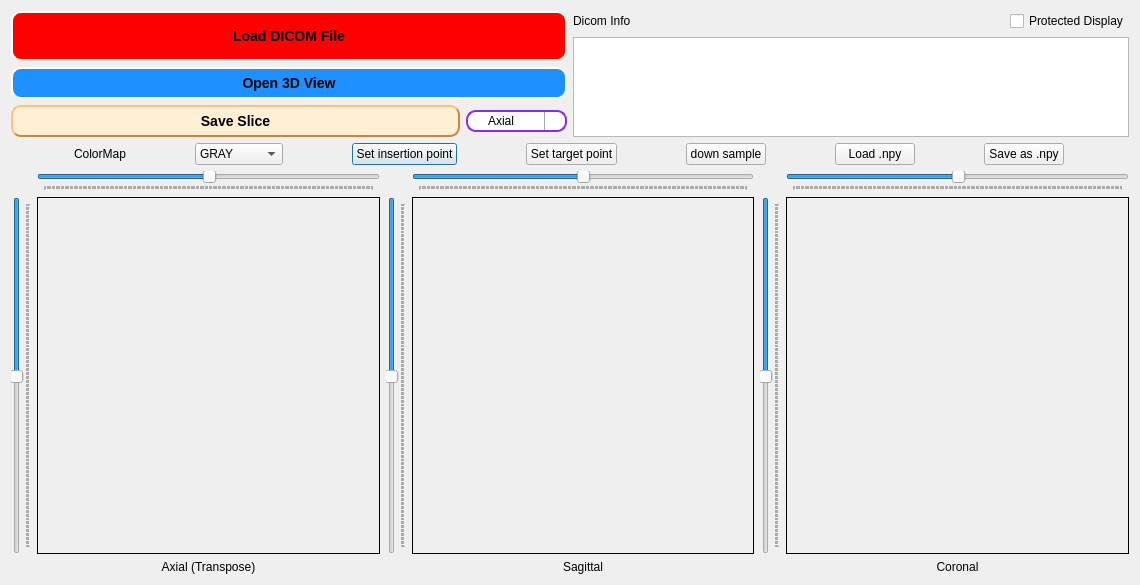
<?xml version="1.0" encoding="UTF-8"?>
<ui version="4.0">
 <class>Dialog</class>
 <widget class="QDialog" name="Dialog">
  <property name="windowModality">
   <enum>Qt::NonModal</enum>
  </property>
  <property name="geometry">
   <rect>
    <x>0</x>
    <y>0</y>
    <width>1140</width>
    <height>585</height>
   </rect>
  </property>
  <property name="minimumSize">
   <size>
    <width>995</width>
    <height>0</height>
   </size>
  </property>
  <property name="windowTitle">
   <string>Dialog</string>
  </property>
  <layout class="QGridLayout" name="gridLayout">
   <item row="3" column="0">
    <layout class="QHBoxLayout" name="horizontalLayout_5">
     <item>
      <layout class="QGridLayout" name="axialGrid">
       <item row="1" column="1">
        <layout class="QVBoxLayout" name="axial_vBox">
         <property name="spacing">
          <number>7</number>
         </property>
         <item>
          <layout class="QHBoxLayout" name="axial_hBox">
           <item>
            <widget class="QPaintLabel3" name="imgLabel_1">
             <property name="sizePolicy">
              <sizepolicy hsizetype="Expanding" vsizetype="Expanding">
               <horstretch>0</horstretch>
               <verstretch>0</verstretch>
              </sizepolicy>
             </property>
             <property name="minimumSize">
              <size>
               <width>1</width>
               <height>1</height>
              </size>
             </property>
             <property name="cursor">
              <cursorShape>CrossCursor</cursorShape>
             </property>
             <property name="frameShape">
              <enum>QFrame::Panel</enum>
             </property>
             <property name="frameShadow">
              <enum>QFrame::Plain</enum>
             </property>
             <property name="text">
              <string/>
             </property>
             <property name="alignment">
              <set>Qt::AlignCenter</set>
             </property>
            </widget>
           </item>
          </layout>
         </item>
        </layout>
       </item>
       <item row="1" column="0">
        <widget class="QSlider" name="axial_vSlider">
         <property name="enabled">
          <bool>true</bool>
         </property>
         <property name="sizePolicy">
          <sizepolicy hsizetype="Fixed" vsizetype="Preferred">
           <horstretch>0</horstretch>
           <verstretch>0</verstretch>
          </sizepolicy>
         </property>
         <property name="minimumSize">
          <size>
           <width>0</width>
           <height>1</height>
          </size>
         </property>
         <property name="cursor">
          <cursorShape>SplitVCursor</cursorShape>
         </property>
         <property name="focusPolicy">
          <enum>Qt::NoFocus</enum>
         </property>
         <property name="layoutDirection">
          <enum>Qt::LeftToRight</enum>
         </property>
         <property name="maximum">
          <number>255</number>
         </property>
         <property name="pageStep">
          <number>9</number>
         </property>
         <property name="value">
          <number>128</number>
         </property>
         <property name="sliderPosition">
          <number>128</number>
         </property>
         <property name="tracking">
          <bool>true</bool>
         </property>
         <property name="orientation">
          <enum>Qt::Vertical</enum>
         </property>
         <property name="invertedAppearance">
          <bool>true</bool>
         </property>
         <property name="invertedControls">
          <bool>false</bool>
         </property>
         <property name="tickPosition">
          <enum>QSlider::TicksBelow</enum>
         </property>
         <property name="tickInterval">
          <number>1</number>
         </property>
        </widget>
       </item>
       <item row="0" column="1">
        <widget class="QSlider" name="axial_hSlider">
         <property name="sizePolicy">
          <sizepolicy hsizetype="Expanding" vsizetype="Fixed">
           <horstretch>0</horstretch>
           <verstretch>0</verstretch>
          </sizepolicy>
         </property>
         <property name="minimumSize">
          <size>
           <width>1</width>
           <height>0</height>
          </size>
         </property>
         <property name="cursor">
          <cursorShape>SplitHCursor</cursorShape>
         </property>
         <property name="focusPolicy">
          <enum>Qt::NoFocus</enum>
         </property>
         <property name="styleSheet">
          <string notr="true"/>
         </property>
         <property name="maximum">
          <number>255</number>
         </property>
         <property name="value">
          <number>128</number>
         </property>
         <property name="tracking">
          <bool>true</bool>
         </property>
         <property name="orientation">
          <enum>Qt::Horizontal</enum>
         </property>
         <property name="invertedAppearance">
          <bool>false</bool>
         </property>
         <property name="tickPosition">
          <enum>QSlider::TicksBelow</enum>
         </property>
         <property name="tickInterval">
          <number>1</number>
         </property>
        </widget>
       </item>
       <item row="2" column="1">
        <widget class="QLabel" name="label">
         <property name="sizePolicy">
          <sizepolicy hsizetype="Expanding" vsizetype="Preferred">
           <horstretch>0</horstretch>
           <verstretch>0</verstretch>
          </sizepolicy>
         </property>
         <property name="text">
          <string>Axial (Transpose)</string>
         </property>
         <property name="alignment">
          <set>Qt::AlignCenter</set>
         </property>
        </widget>
       </item>
      </layout>
     </item>
     <item>
      <layout class="QGridLayout" name="saggitalGrid">
       <item row="0" column="1">
        <widget class="QSlider" name="sagittal_hSlider">
         <property name="sizePolicy">
          <sizepolicy hsizetype="Expanding" vsizetype="Fixed">
           <horstretch>0</horstretch>
           <verstretch>0</verstretch>
          </sizepolicy>
         </property>
         <property name="minimumSize">
          <size>
           <width>1</width>
           <height>0</height>
          </size>
         </property>
         <property name="cursor">
          <cursorShape>SplitHCursor</cursorShape>
         </property>
         <property name="focusPolicy">
          <enum>Qt::NoFocus</enum>
         </property>
         <property name="styleSheet">
          <string notr="true"/>
         </property>
         <property name="maximum">
          <number>255</number>
         </property>
         <property name="value">
          <number>128</number>
         </property>
         <property name="tracking">
          <bool>true</bool>
         </property>
         <property name="orientation">
          <enum>Qt::Horizontal</enum>
         </property>
         <property name="invertedAppearance">
          <bool>false</bool>
         </property>
         <property name="tickPosition">
          <enum>QSlider::TicksBelow</enum>
         </property>
         <property name="tickInterval">
          <number>1</number>
         </property>
        </widget>
       </item>
       <item row="1" column="0">
        <widget class="QSlider" name="sagittal_vSlider">
         <property name="enabled">
          <bool>true</bool>
         </property>
         <property name="sizePolicy">
          <sizepolicy hsizetype="Fixed" vsizetype="Preferred">
           <horstretch>0</horstretch>
           <verstretch>0</verstretch>
          </sizepolicy>
         </property>
         <property name="minimumSize">
          <size>
           <width>0</width>
           <height>1</height>
          </size>
         </property>
         <property name="cursor">
          <cursorShape>SplitVCursor</cursorShape>
         </property>
         <property name="focusPolicy">
          <enum>Qt::NoFocus</enum>
         </property>
         <property name="layoutDirection">
          <enum>Qt::LeftToRight</enum>
         </property>
         <property name="maximum">
          <number>255</number>
         </property>
         <property name="pageStep">
          <number>9</number>
         </property>
         <property name="value">
          <number>128</number>
         </property>
         <property name="sliderPosition">
          <number>128</number>
         </property>
         <property name="tracking">
          <bool>true</bool>
         </property>
         <property name="orientation">
          <enum>Qt::Vertical</enum>
         </property>
         <property name="invertedAppearance">
          <bool>true</bool>
         </property>
         <property name="invertedControls">
          <bool>false</bool>
         </property>
         <property name="tickPosition">
          <enum>QSlider::TicksBelow</enum>
         </property>
         <property name="tickInterval">
          <number>1</number>
         </property>
        </widget>
       </item>
       <item row="2" column="1">
        <widget class="QLabel" name="label_2">
         <property name="sizePolicy">
          <sizepolicy hsizetype="Expanding" vsizetype="Preferred">
           <horstretch>0</horstretch>
           <verstretch>0</verstretch>
          </sizepolicy>
         </property>
         <property name="text">
          <string>Sagittal</string>
         </property>
         <property name="alignment">
          <set>Qt::AlignCenter</set>
         </property>
        </widget>
       </item>
       <item row="1" column="1">
        <layout class="QVBoxLayout" name="saggital_vBox">
         <item>
          <layout class="QHBoxLayout" name="saggital_hBox">
           <item>
            <widget class="QPaintLabel3" name="imgLabel_2">
             <property name="sizePolicy">
              <sizepolicy hsizetype="Expanding" vsizetype="Expanding">
               <horstretch>0</horstretch>
               <verstretch>0</verstretch>
              </sizepolicy>
             </property>
             <property name="minimumSize">
              <size>
               <width>1</width>
               <height>1</height>
              </size>
             </property>
             <property name="cursor">
              <cursorShape>CrossCursor</cursorShape>
             </property>
             <property name="frameShape">
              <enum>QFrame::Panel</enum>
             </property>
             <property name="frameShadow">
              <enum>QFrame::Plain</enum>
             </property>
             <property name="text">
              <string/>
             </property>
            </widget>
           </item>
          </layout>
         </item>
        </layout>
       </item>
      </layout>
     </item>
     <item>
      <layout class="QGridLayout" name="coronalGrid">
       <item row="0" column="1">
        <widget class="QSlider" name="coronal_hSlider">
         <property name="sizePolicy">
          <sizepolicy hsizetype="Expanding" vsizetype="Fixed">
           <horstretch>0</horstretch>
           <verstretch>0</verstretch>
          </sizepolicy>
         </property>
         <property name="minimumSize">
          <size>
           <width>1</width>
           <height>0</height>
          </size>
         </property>
         <property name="cursor">
          <cursorShape>SplitHCursor</cursorShape>
         </property>
         <property name="focusPolicy">
          <enum>Qt::NoFocus</enum>
         </property>
         <property name="styleSheet">
          <string notr="true"/>
         </property>
         <property name="maximum">
          <number>255</number>
         </property>
         <property name="value">
          <number>128</number>
         </property>
         <property name="tracking">
          <bool>true</bool>
         </property>
         <property name="orientation">
          <enum>Qt::Horizontal</enum>
         </property>
         <property name="invertedAppearance">
          <bool>false</bool>
         </property>
         <property name="tickPosition">
          <enum>QSlider::TicksBelow</enum>
         </property>
         <property name="tickInterval">
          <number>1</number>
         </property>
        </widget>
       </item>
       <item row="1" column="0">
        <widget class="QSlider" name="coronal_vSlider">
         <property name="enabled">
          <bool>true</bool>
         </property>
         <property name="sizePolicy">
          <sizepolicy hsizetype="Fixed" vsizetype="Preferred">
           <horstretch>0</horstretch>
           <verstretch>0</verstretch>
          </sizepolicy>
         </property>
         <property name="minimumSize">
          <size>
           <width>0</width>
           <height>1</height>
          </size>
         </property>
         <property name="cursor">
          <cursorShape>SplitVCursor</cursorShape>
         </property>
         <property name="focusPolicy">
          <enum>Qt::NoFocus</enum>
         </property>
         <property name="layoutDirection">
          <enum>Qt::LeftToRight</enum>
         </property>
         <property name="maximum">
          <number>255</number>
         </property>
         <property name="pageStep">
          <number>9</number>
         </property>
         <property name="value">
          <number>128</number>
         </property>
         <property name="sliderPosition">
          <number>128</number>
         </property>
         <property name="tracking">
          <bool>true</bool>
         </property>
         <property name="orientation">
          <enum>Qt::Vertical</enum>
         </property>
         <property name="invertedAppearance">
          <bool>true</bool>
         </property>
         <property name="invertedControls">
          <bool>false</bool>
         </property>
         <property name="tickPosition">
          <enum>QSlider::TicksBelow</enum>
         </property>
         <property name="tickInterval">
          <number>1</number>
         </property>
        </widget>
       </item>
       <item row="2" column="1">
        <widget class="QLabel" name="label_3">
         <property name="sizePolicy">
          <sizepolicy hsizetype="Expanding" vsizetype="Preferred">
           <horstretch>0</horstretch>
           <verstretch>0</verstretch>
          </sizepolicy>
         </property>
         <property name="text">
          <string>Coronal</string>
         </property>
         <property name="alignment">
          <set>Qt::AlignCenter</set>
         </property>
        </widget>
       </item>
       <item row="1" column="1">
        <layout class="QVBoxLayout" name="coronal_vBox">
         <item>
          <layout class="QHBoxLayout" name="coronal_hBox">
           <item>
            <widget class="QPaintLabel3" name="imgLabel_3">
             <property name="sizePolicy">
              <sizepolicy hsizetype="Expanding" vsizetype="Expanding">
               <horstretch>0</horstretch>
               <verstretch>0</verstretch>
              </sizepolicy>
             </property>
             <property name="minimumSize">
              <size>
               <width>1</width>
               <height>1</height>
              </size>
             </property>
             <property name="cursor">
              <cursorShape>CrossCursor</cursorShape>
             </property>
             <property name="frameShape">
              <enum>QFrame::Panel</enum>
             </property>
             <property name="frameShadow">
              <enum>QFrame::Plain</enum>
             </property>
             <property name="text">
              <string/>
             </property>
            </widget>
           </item>
          </layout>
         </item>
        </layout>
       </item>
      </layout>
     </item>
    </layout>
   </item>
   <item row="1" column="0">
    <layout class="QHBoxLayout" name="horizontalLayout_2">
     <item>
      <layout class="QVBoxLayout" name="verticalLayout_3">
       <item>
        <widget class="QPushButton" name="dicomButton">
         <property name="sizePolicy">
          <sizepolicy hsizetype="Preferred" vsizetype="Preferred">
           <horstretch>0</horstretch>
           <verstretch>0</verstretch>
          </sizepolicy>
         </property>
         <property name="minimumSize">
          <size>
           <width>186</width>
           <height>0</height>
          </size>
         </property>
         <property name="cursor">
          <cursorShape>PointingHandCursor</cursorShape>
         </property>
         <property name="focusPolicy">
          <enum>Qt::NoFocus</enum>
         </property>
         <property name="styleSheet">
          <string notr="true">QPushButton{
    background-color: red;
    border-style: outset;
    border-width: 2px;
    border-radius: 10px;
    border-color: beige;
    font: bold 14px;
    min-width: 10em;
    padding: 6px;
}
</string>
         </property>
         <property name="text">
          <string>Load DICOM File</string>
         </property>
        </widget>
       </item>
       <item>
        <widget class="QPushButton" name="volButton">
         <property name="sizePolicy">
          <sizepolicy hsizetype="Preferred" vsizetype="Fixed">
           <horstretch>0</horstretch>
           <verstretch>0</verstretch>
          </sizepolicy>
         </property>
         <property name="minimumSize">
          <size>
           <width>186</width>
           <height>0</height>
          </size>
         </property>
         <property name="cursor">
          <cursorShape>PointingHandCursor</cursorShape>
         </property>
         <property name="focusPolicy">
          <enum>Qt::NoFocus</enum>
         </property>
         <property name="styleSheet">
          <string notr="true">QPushButton{
    background-color: DodgerBlue;
    border-style: outset;
    border-width: 2px;
    border-radius: 10px;
    border-color: beige;
    font: bold 14px;
    min-width: 10em;
    padding: 6px;
}
</string>
         </property>
         <property name="text">
          <string>Open 3D View</string>
         </property>
        </widget>
       </item>
       <item>
        <layout class="QHBoxLayout" name="horizontalLayout_3">
         <item>
          <widget class="QPushButton" name="savesliceButton">
           <property name="cursor">
            <cursorShape>PointingHandCursor</cursorShape>
           </property>
           <property name="focusPolicy">
            <enum>Qt::NoFocus</enum>
           </property>
           <property name="styleSheet">
            <string notr="true">QPushButton{
    background-color: #FFEFD5;
    border-style: outset;
    border-width: 2px;
    border-radius: 10px;
    border-color: #CD853F;
    font: bold 14px;
    min-width: 10em;
    padding: 6px;
}
</string>
           </property>
           <property name="text">
            <string>Save Slice</string>
           </property>
          </widget>
         </item>
         <item>
          <widget class="QComboBox" name="savesliceBox">
           <property name="sizePolicy">
            <sizepolicy hsizetype="Fixed" vsizetype="Fixed">
             <horstretch>0</horstretch>
             <verstretch>0</verstretch>
            </sizepolicy>
           </property>
           <property name="cursor">
            <cursorShape>PointingHandCursor</cursorShape>
           </property>
           <property name="styleSheet">
            <string notr="true">/*
QComboBox {
background: #7FFFD4;
border: 2px solid #8A2BE2;
border-radius: 10px;
margin: 0px;
}
*/
QComboBox {
    border: 2px solid #8A2BE2;
    border-radius: 10px;
    padding: 1px 10px 1px 20px;
    min-width: 6em;
}
/*
QComboBox:editable {
    background: red;
}
*/
QComboBox:!editable, QComboBox::drop-down:editable {
     background: qlineargradient(x1: 0, y1: 0, x2: 0, y2: 1,
                                 stop: 0 #E1E1E1, stop: 0.4 #DDDDDD,
                                 stop: 0.5 #D8D8D8, stop: 1.0 #D3D3D3);
}

QComboBox:!editable:on, QComboBox::drop-down:editable:on {
    background: qlineargradient(x1: 0, y1: 0, x2: 0, y2: 1,
                                stop: 0 #D3D3D3, stop: 0.4 #D8D8D8,
                                stop: 0.5 #DDDDDD, stop: 1.0 #E1E1E1);
}

QComboBox:on { /* shift the text when the popup opens */
    padding-top: 30px;
    padding-left: 40px;
}

QComboBox::drop-down {
    subcontrol-origin: padding;
    subcontrol-position: top right;
    width: 20px;

    border-left-width: 1px;
    border-left-color: darkgray;
    border-left-style: solid; 
    border-top-right-radius: 10px; 
    border-bottom-right-radius: 10px;
}

QComboBox::down-arrow {
    image: url(resources/double-arrow-down.png);
    width: 15px;
    height: 15px;
}</string>
           </property>
           <item>
            <property name="text">
             <string>Axial</string>
            </property>
           </item>
           <item>
            <property name="text">
             <string>Saggital</string>
            </property>
           </item>
           <item>
            <property name="text">
             <string>Coronal</string>
            </property>
           </item>
          </widget>
         </item>
        </layout>
       </item>
      </layout>
     </item>
     <item>
      <layout class="QVBoxLayout" name="verticalLayout_2">
       <item>
        <layout class="QHBoxLayout" name="horizontalLayout">
         <item>
          <widget class="QLabel" name="label_5">
           <property name="sizePolicy">
            <sizepolicy hsizetype="Preferred" vsizetype="Preferred">
             <horstretch>0</horstretch>
             <verstretch>0</verstretch>
            </sizepolicy>
           </property>
           <property name="minimumSize">
            <size>
             <width>1</width>
             <height>0</height>
            </size>
           </property>
           <property name="text">
            <string>Dicom Info</string>
           </property>
          </widget>
         </item>
         <item>
          <widget class="QCheckBox" name="privatecheckBox">
           <property name="sizePolicy">
            <sizepolicy hsizetype="Fixed" vsizetype="Fixed">
             <horstretch>0</horstretch>
             <verstretch>0</verstretch>
            </sizepolicy>
           </property>
           <property name="text">
            <string>Protected Display</string>
           </property>
          </widget>
         </item>
        </layout>
       </item>
       <item>
        <widget class="QListWidget" name="dcmList">
         <property name="sizePolicy">
          <sizepolicy hsizetype="Fixed" vsizetype="Fixed">
           <horstretch>0</horstretch>
           <verstretch>0</verstretch>
          </sizepolicy>
         </property>
         <property name="minimumSize">
          <size>
           <width>350</width>
           <height>100</height>
          </size>
         </property>
         <property name="maximumSize">
          <size>
           <width>800</width>
           <height>100</height>
          </size>
         </property>
        </widget>
       </item>
      </layout>
     </item>
    </layout>
   </item>
   <item row="2" column="0">
    <layout class="QHBoxLayout" name="colormap_hBox">
     <item>
      <widget class="QLabel" name="label_4">
       <property name="sizePolicy">
        <sizepolicy hsizetype="Fixed" vsizetype="Preferred">
         <horstretch>0</horstretch>
         <verstretch>0</verstretch>
        </sizepolicy>
       </property>
       <property name="minimumSize">
        <size>
         <width>1</width>
         <height>0</height>
        </size>
       </property>
       <property name="text">
        <string>ColorMap</string>
       </property>
       <property name="alignment">
        <set>Qt::AlignLeading|Qt::AlignLeft|Qt::AlignVCenter</set>
       </property>
      </widget>
     </item>
     <item>
      <widget class="QComboBox" name="colormapBox">
       <property name="sizePolicy">
        <sizepolicy hsizetype="Fixed" vsizetype="Fixed">
         <horstretch>0</horstretch>
         <verstretch>0</verstretch>
        </sizepolicy>
       </property>
       <property name="minimumSize">
        <size>
         <width>1</width>
         <height>0</height>
        </size>
       </property>
       <property name="cursor">
        <cursorShape>PointingHandCursor</cursorShape>
       </property>
       <property name="focusPolicy">
        <enum>Qt::NoFocus</enum>
       </property>
       <item>
        <property name="text">
         <string>GRAY</string>
        </property>
       </item>
       <item>
        <property name="text">
         <string>AUTUMN</string>
        </property>
       </item>
       <item>
        <property name="text">
         <string>BONE</string>
        </property>
       </item>
       <item>
        <property name="text">
         <string>COOL</string>
        </property>
       </item>
       <item>
        <property name="text">
         <string>HOT</string>
        </property>
       </item>
       <item>
        <property name="text">
         <string>HSV</string>
        </property>
       </item>
       <item>
        <property name="text">
         <string>JET</string>
        </property>
       </item>
       <item>
        <property name="text">
         <string>OCEAN</string>
        </property>
       </item>
       <item>
        <property name="text">
         <string>PINK</string>
        </property>
       </item>
       <item>
        <property name="text">
         <string>RAINBOW</string>
        </property>
       </item>
       <item>
        <property name="text">
         <string>SPRING</string>
        </property>
       </item>
       <item>
        <property name="text">
         <string>SUMMER</string>
        </property>
       </item>
       <item>
        <property name="text">
         <string>WINTER</string>
        </property>
       </item>
      </widget>
     </item>
     <item>
      <widget class="QPushButton" name="SetInsertionPointButton">
       <property name="sizePolicy">
        <sizepolicy hsizetype="Fixed" vsizetype="Fixed">
         <horstretch>0</horstretch>
         <verstretch>0</verstretch>
        </sizepolicy>
       </property>
       <property name="text">
        <string>Set insertion point</string>
       </property>
       <property name="checkable">
        <bool>false</bool>
       </property>
      </widget>
     </item>
     <item>
      <widget class="QPushButton" name="SetTargetPointButton">
       <property name="sizePolicy">
        <sizepolicy hsizetype="Fixed" vsizetype="Fixed">
         <horstretch>0</horstretch>
         <verstretch>0</verstretch>
        </sizepolicy>
       </property>
       <property name="text">
        <string>Set target point</string>
       </property>
      </widget>
     </item>
     <item>
      <widget class="QPushButton" name="dsampleButton">
       <property name="sizePolicy">
        <sizepolicy hsizetype="Fixed" vsizetype="Fixed">
         <horstretch>0</horstretch>
         <verstretch>0</verstretch>
        </sizepolicy>
       </property>
       <property name="focusPolicy">
        <enum>Qt::NoFocus</enum>
       </property>
       <property name="text">
        <string>down sample</string>
       </property>
      </widget>
     </item>
     <item>
      <widget class="QPushButton" name="loadnpyButton">
       <property name="sizePolicy">
        <sizepolicy hsizetype="Fixed" vsizetype="Fixed">
         <horstretch>0</horstretch>
         <verstretch>0</verstretch>
        </sizepolicy>
       </property>
       <property name="focusPolicy">
        <enum>Qt::NoFocus</enum>
       </property>
       <property name="text">
        <string>Load .npy</string>
       </property>
      </widget>
     </item>
     <item>
      <widget class="QPushButton" name="savenpyButton">
       <property name="sizePolicy">
        <sizepolicy hsizetype="Fixed" vsizetype="Fixed">
         <horstretch>0</horstretch>
         <verstretch>0</verstretch>
        </sizepolicy>
       </property>
       <property name="focusPolicy">
        <enum>Qt::NoFocus</enum>
       </property>
       <property name="text">
        <string>Save as .npy</string>
       </property>
      </widget>
     </item>
    </layout>
   </item>
  </layout>
 </widget>
 <customwidgets>
  <customwidget>
   <class>QPaintLabel3</class>
   <extends>QLabel</extends>
   <header>qpaintlabel3.h</header>
  </customwidget>
 </customwidgets>
 <resources/>
 <connections>
  <connection>
   <sender>axial_hSlider</sender>
   <signal>valueChanged(int)</signal>
   <receiver>coronal_hSlider</receiver>
   <slot>setValue(int)</slot>
   <hints>
    <hint type="sourcelabel">
     <x>273</x>
     <y>226</y>
    </hint>
    <hint type="destinationlabel">
     <x>908</x>
     <y>217</y>
    </hint>
   </hints>
  </connection>
  <connection>
   <sender>coronal_hSlider</sender>
   <signal>valueChanged(int)</signal>
   <receiver>axial_hSlider</receiver>
   <slot>setValue(int)</slot>
   <hints>
    <hint type="sourcelabel">
     <x>908</x>
     <y>217</y>
    </hint>
    <hint type="destinationlabel">
     <x>234</x>
     <y>212</y>
    </hint>
   </hints>
  </connection>
  <connection>
   <sender>axial_vSlider</sender>
   <signal>valueChanged(int)</signal>
   <receiver>sagittal_hSlider</receiver>
   <slot>setValue(int)</slot>
   <hints>
    <hint type="sourcelabel">
     <x>28</x>
     <y>344</y>
    </hint>
    <hint type="destinationlabel">
     <x>479</x>
     <y>215</y>
    </hint>
   </hints>
  </connection>
  <connection>
   <sender>sagittal_hSlider</sender>
   <signal>valueChanged(int)</signal>
   <receiver>axial_vSlider</receiver>
   <slot>setValue(int)</slot>
   <hints>
    <hint type="sourcelabel">
     <x>488</x>
     <y>219</y>
    </hint>
    <hint type="destinationlabel">
     <x>20</x>
     <y>249</y>
    </hint>
   </hints>
  </connection>
  <connection>
   <sender>sagittal_vSlider</sender>
   <signal>valueChanged(int)</signal>
   <receiver>coronal_vSlider</receiver>
   <slot>setValue(int)</slot>
   <hints>
    <hint type="sourcelabel">
     <x>388</x>
     <y>364</y>
    </hint>
    <hint type="destinationlabel">
     <x>762</x>
     <y>368</y>
    </hint>
   </hints>
  </connection>
  <connection>
   <sender>coronal_vSlider</sender>
   <signal>valueChanged(int)</signal>
   <receiver>sagittal_vSlider</receiver>
   <slot>setValue(int)</slot>
   <hints>
    <hint type="sourcelabel">
     <x>762</x>
     <y>294</y>
    </hint>
    <hint type="destinationlabel">
     <x>388</x>
     <y>307</y>
    </hint>
   </hints>
  </connection>
 </connections>
</ui>
